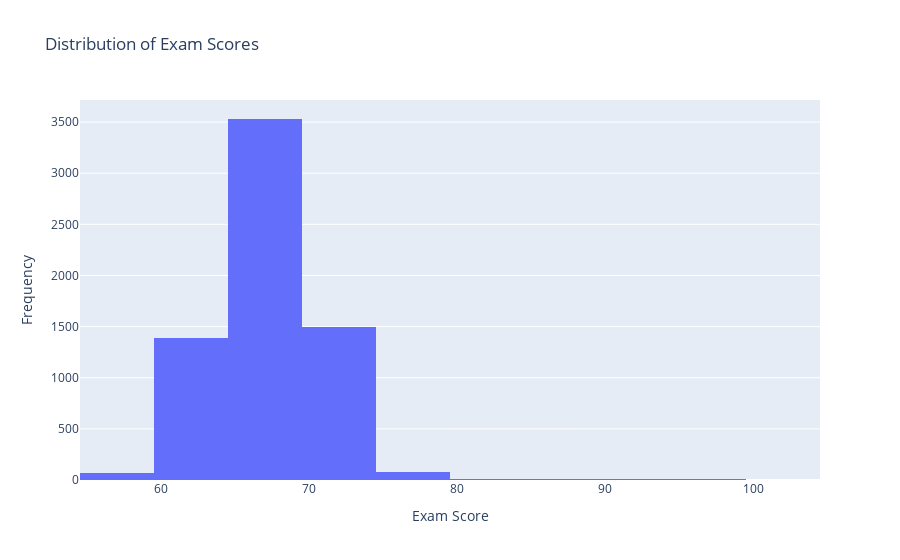

Notebook code cell kept with this figure:
### Markdown cell above
This code prints the summary statistics for Hours_Studied and Attendance, including their mean, median, and mode, to provide a clear overview of students' study and attendance patterns. Additionally, it displays the mean Exam_Score grouped by Extracurricular_Activities, highlighting how participation in extracurricular activities correlates with average exam performance. These outputs summarize key insights from the data in a straightforward and interpretable format.

### Code cell
fig1 = px.histogram(data, x='Exam_Score', nbins=10, title="Distribution of Exam Scores")
fig1.update_layout(xaxis_title="Exam Score", yaxis_title="Frequency")
fig1.show()

### Figure 1 — Plotly figure (JSON) as saved in the notebook; plotly's stock layout.template omitted (floating-point values rounded to 4 significant figures; data arrays with more than 128 entries replaced by an {"elided": "..."} marker saying what was removed)
{"data": [{"alignmentgroup": "True", "bingroup": "x", "hovertemplate": "Exam_Score=%{x}<br>count=%{y}<extra></extra>", "legendgroup": "", "marker": {"color": "#636efa", "pattern": {"shape": ""}}, "name": "", "nbinsx": 10, "offsetgroup": "", "orientation": "v", "showlegend": false, "type": "histogram", "x": {"elided": "6607 int values"}, "xaxis": "x", "yaxis": "y"}], "layout": {"autosize": true, "barmode": "relative", "legend": {"tracegroupgap": 0}, "title": {"text": "Distribution of Exam Scores"}, "xaxis": {"anchor": "y", "autorange": true, "domain": [0, 1], "range": [54.5, 104.5], "title": {"text": "Exam Score"}, "type": "linear"}, "yaxis": {"anchor": "x", "autorange": true, "domain": [0, 1], "range": [0, 3716.0], "title": {"text": "Frequency"}}}}
